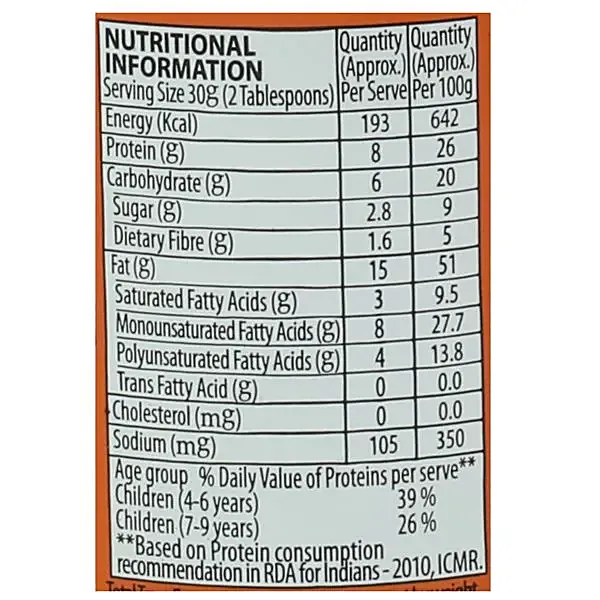
#> input picture pbd.png, 600 x 600 px
$ python main.py
#> lines starting #> are read from the running program, lines starting #| are printed output that depends on the picture; after the words box and inside, x2 and y2 are one past the last pixel; in counts of white or black regions, pixels touching at a corner belong together
#> further down, image is the input picture: shape (600, 600, 3); mean B, G, R 199.1, 202.9, 202.9
### Functions.py
import cv2
import numpy as np

def convert_image_to_grayscale(img): # returns a greyscale img
    return cv2.cvtColor(img, cv2.COLOR_BGR2GRAY)

def threshold_image(grayscale_image):
    return cv2.threshold(grayscale_image, 0, 255, cv2.THRESH_BINARY + cv2.THRESH_OTSU)[1]
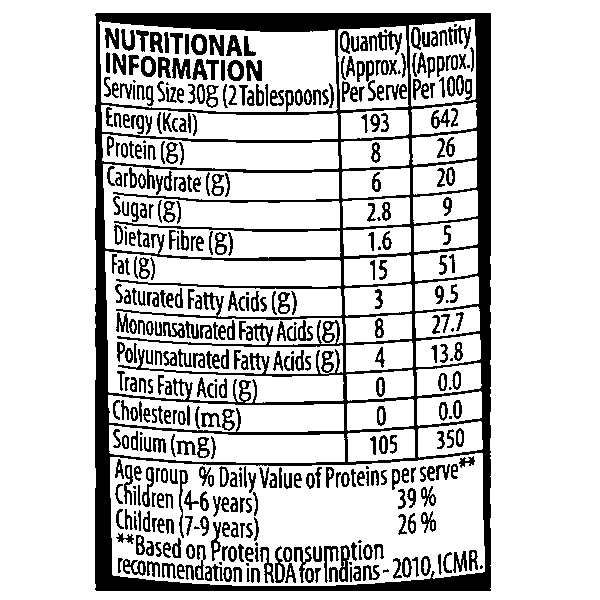
#> returned value: shape (600, 600); 80% white; 433 black regions (33 under 20 px), largest, box (x1, y1, x2, y2) and area: (95, 13, 491, 591) 37901, (369, 31, 402, 55) 324, (172, 58, 191, 79) 257

def invert_image(thresholded_image):
    return cv2.bitwise_not(thresholded_image)

def dilate_image(inverted_image):
    return cv2.dilate(inverted_image, None, iterations=5)
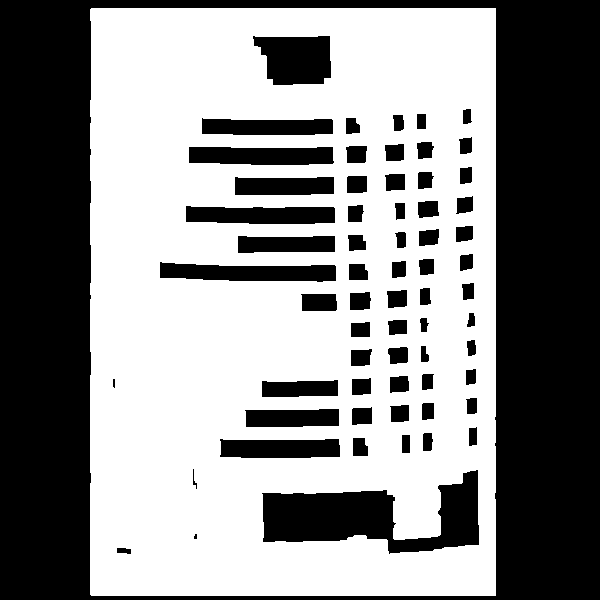
#> returned value: shape (600, 600); 54.8% white; 65 black regions (2 under 20 px), largest, box (x1, y1, x2, y2) and area: (0, 0, 600, 600) 121474, (262, 470, 479, 554) 9364, (253, 36, 331, 85) 3123

# draws green lines
# [53 lines left out: functions find_contours, filter_contours_and_leave_only_rectangles, find_largest_contour, find_largest_contour_with_rectangle, not called in this run]


def erode_vertical_lines(inverted_image):
    hor = np.array([[1,1,1,1,1,1]])
    vertical_lines_eroded_image = cv2.erode(inverted_image, hor, iterations=10)
#> vertical_lines_eroded_image: shape (600, 600); 2.7% white; 30 white regions (15 under 20 px), largest, box (x1, y1, x2, y2) and area: (125, 13, 471, 31) 4595, (125, 578, 471, 591) 2396, (210, 257, 357, 261) 313
    vertical_lines_eroded_image = cv2.dilate(vertical_lines_eroded_image, hor, iterations=10)
#> vertical_lines_eroded_image: shape (600, 600); 4.1% white; 16 white regions, largest, box (x1, y1, x2, y2) and area: (105, 13, 501, 31) 5495, (105, 578, 501, 591) 3396, (164, 168, 411, 173) 611
    # cv2.imshow('vertical_lines_eroded_image', vertical_lines_eroded_image)
    # cv2.waitKey(0)
    return vertical_lines_eroded_image


def erode_horizontal_lines(inverted_image):
    ver = np.array([[1],
            [1],
            [1],
            [1],
            [1],
            [1],
            [1]])
    horizontal_lines_eroded_image = cv2.erode(inverted_image, ver, iterations=10)
#> horizontal_lines_eroded_image: shape (600, 600); 3.2% white; 6 white regions, box (x1, y1, x2, y2) and area: (476, 43, 491, 561) 5226, (95, 43, 111, 561) 4950, (409, 76, 417, 431) 668, (338, 92, 347, 435) 574, (336, 43, 338, 78) 46, (408, 43, 409, 75) 32
    horizontal_lines_eroded_image = cv2.dilate(horizontal_lines_eroded_image, ver, iterations=10)
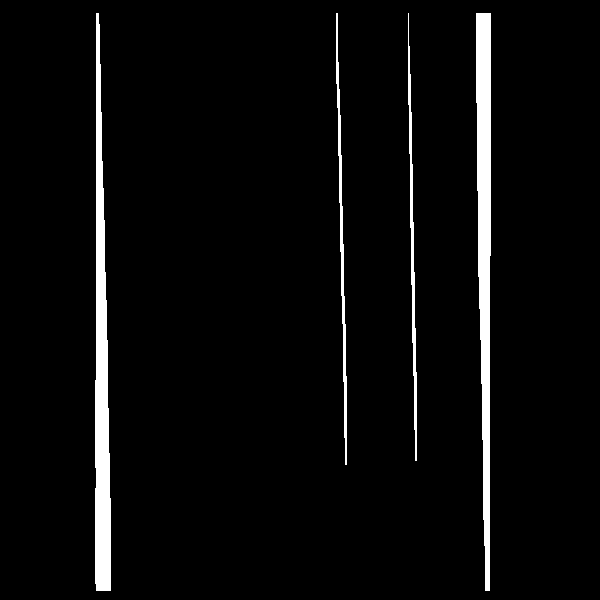
#> horizontal_lines_eroded_image: shape (600, 600); 4.1% white; 4 white regions, box (x1, y1, x2, y2) and area: (476, 13, 491, 591) 6126, (95, 13, 111, 591) 5970, (336, 13, 347, 465) 1280, (408, 13, 417, 461) 1240
    # cv2.imshow('vertical_lines_eroded_image', horizontal_lines_eroded_image)
    # cv2.waitKey(0)
    return horizontal_lines_eroded_image


def combine_eroded_images(vertical_lines_eroded_image,horizontal_lines_eroded_image):
    combined_image = cv2.add(vertical_lines_eroded_image, horizontal_lines_eroded_image)
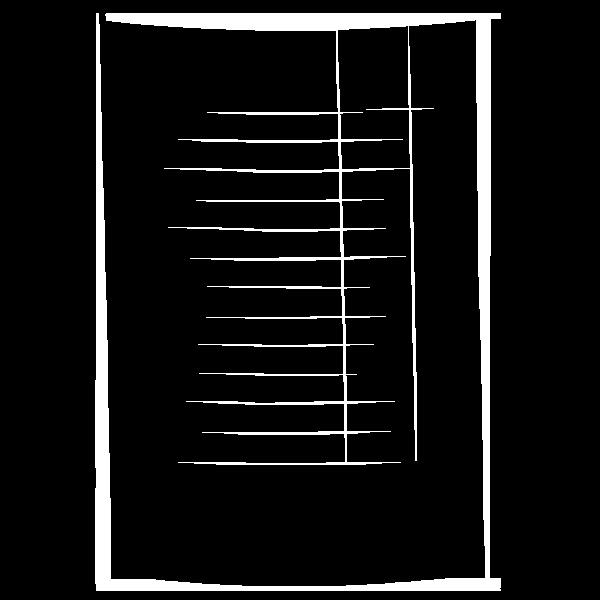
#> combined_image: shape (600, 600); 8% white; 1 white region, box (x1, y1, x2, y2) and area: (95, 13, 501, 591) 28869
    # cv2.imshow('combined_image', combined_image)
    # cv2.waitKey(0)
    return combined_image


def dilate_combined_image_to_make_lines_thicker(combined_image):
    kernel = cv2.getStructuringElement(cv2.MORPH_RECT, (2, 2))
    combined_image_dilated = cv2.dilate(combined_image, kernel, iterations=5)
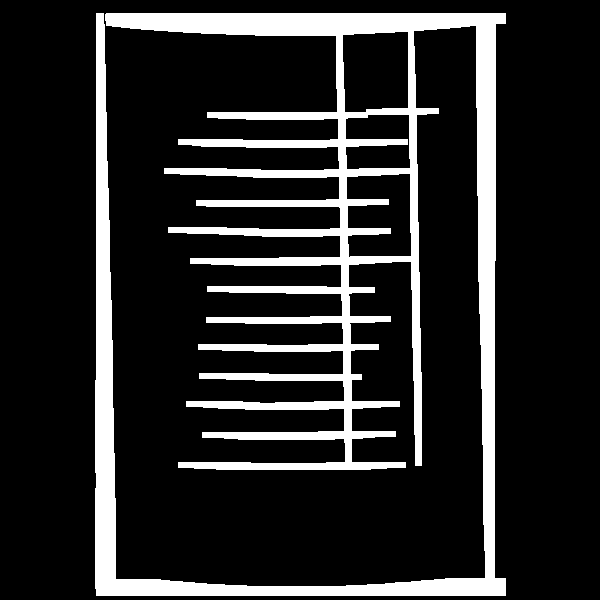
#> combined_image_dilated: shape (600, 600); 15.6% white; 1 white region, box (x1, y1, x2, y2) and area: (95, 13, 506, 596) 56062
    # cv2.imshow('combined_image_dilated', combined_image_dilated)
    # cv2.waitKey(0)
    return combined_image_dilated


def subtract_combined_and_dilated_image_from_original_image(inverted_image,combined_image_dilated):
    image_without_lines = cv2.subtract(inverted_image,combined_image_dilated)
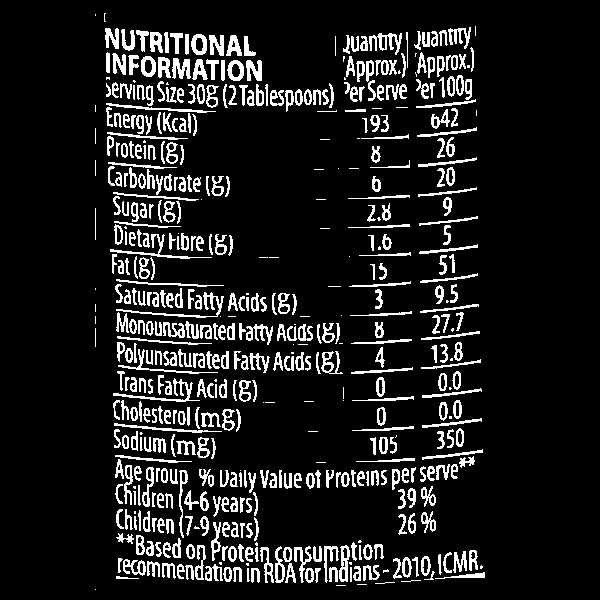
#> image_without_lines: shape (600, 600); 11.6% white in thin lines or dots, all inside (x1, y1, x2, y2) = (95, 13, 485, 590)
    # cv2.imshow('image_without_lines', image_without_lines)
    # cv2.waitKey(0)
    return image_without_lines


def remove_noise_with_erode_and_dilate(image_without_lines):
    kernel = cv2.getStructuringElement(cv2.MORPH_RECT, (2, 2))
    image_without_lines_noise_removed = cv2.erode(image_without_lines, kernel, iterations=1)
#> image_without_lines_noise_removed: shape (600, 600); 6% white in thin lines or dots, all inside (x1, y1, x2, y2) = (106, 28, 485, 583)
    image_without_lines_noise_removed = cv2.dilate(image_without_lines_noise_removed, kernel, iterations=1)
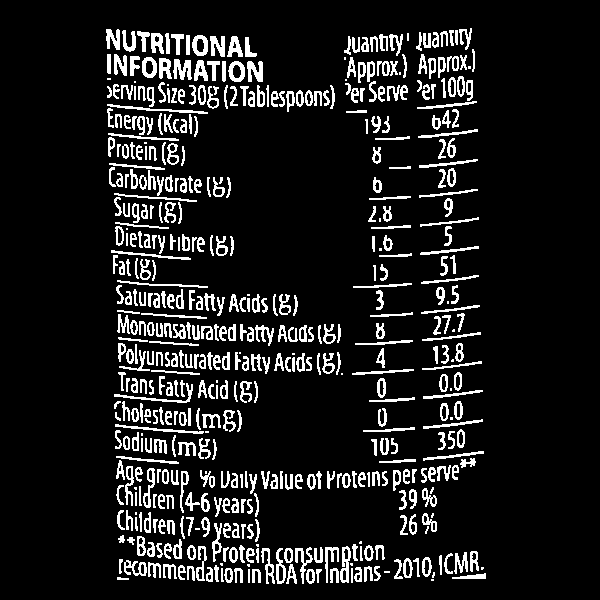
#> image_without_lines_noise_removed: shape (600, 600); 11.2% white in thin lines or dots, all inside (x1, y1, x2, y2) = (106, 28, 486, 584)
    cv2.imshow('image_without_lines_noise_removed', image_without_lines_noise_removed)
    cv2.waitKey(0)
    return image_without_lines_noise_removed


# [23 lines left out: functions dilate_imagec, find_contoursc, not called in this run]

### main.py
import OcrToTableTool as ottt
import TableExtractor as te
import TableLinesRemover as tlr
import Functions as fc
import cv2

# [14 lines of commented-out code are left out]

path_to_image = "pbd.png"
image = cv2.imread(path_to_image)

greyscaleimg=fc.convert_image_to_grayscale(image)
thresholdimg=fc.threshold_image(greyscaleimg)
invertedimg=fc.invert_image(thresholdimg)
dilatedimg=fc.dilate_image(invertedimg)

# [4 lines of commented-out code are left out]


erode_vertical_lines=fc.erode_vertical_lines(invertedimg)
erode_horizontal_lines=fc.erode_horizontal_lines(invertedimg)
combined_img=fc.combine_eroded_images(erode_vertical_lines,erode_horizontal_lines)
combined_img_dilated=fc.dilate_combined_image_to_make_lines_thicker(combined_img)
image_without_lines=fc.subtract_combined_and_dilated_image_from_original_image(invertedimg,combined_img_dilated)
fc.remove_noise_with_erode_and_dilate(image_without_lines)

# [5 lines of commented-out code are left out]

$ run again, with pb.jpg saved as pbd.png
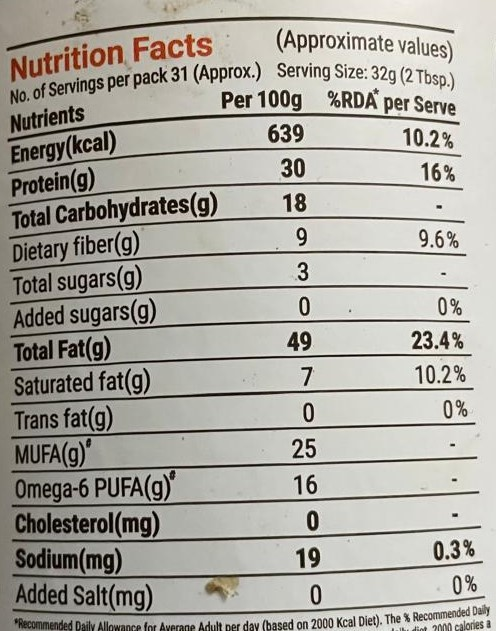
#> input picture pb.jpg, 496 x 631 px
#> image is the input picture: shape (631, 496, 3); mean B, G, R 161.3, 169, 171.6
#> in threshold_image, `return cv2.threshold(grayscale_image, 0, 255, cv2.THRESH_BINARY + cv2...`:
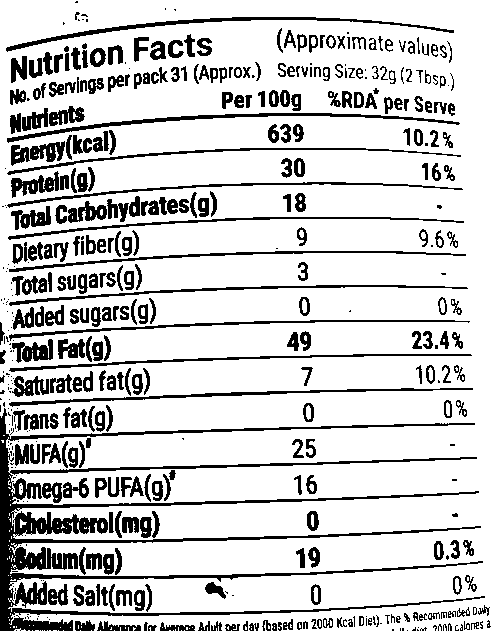
#> returned value: shape (631, 496); 81.1% white; 478 black regions (158 under 20 px), largest, box (x1, y1, x2, y2) and area: (0, 408, 485, 631) 13770, (7, 113, 460, 143) 1541, (6, 17, 454, 52) 1533
#> combined_image: shape (631, 496); 4.6% white; 17 white regions, largest, box (x1, y1, x2, y2) and area: (0, 416, 452, 631) 5054, (20, 459, 471, 473) 1147, (21, 424, 485, 438) 1146
#> combined_image_dilated: shape (631, 496); 14.1% white; 15 white regions, largest, box (x1, y1, x2, y2) and area: (0, 416, 457, 631) 13118, (21, 424, 490, 443) 3561, (21, 389, 488, 408) 3515
#> image_without_lines: shape (631, 496); 14% white; 613 white regions (266 under 20 px), largest, box (x1, y1, x2, y2) and area: (13, 513, 108, 535) 1267, (6, 21, 176, 52) 711, (11, 171, 59, 198) 597
#> in remove_noise_with_erode_and_dilate, `image_without_lines_noise_removed = cv2.dilate(image_without_lines_noi..`:
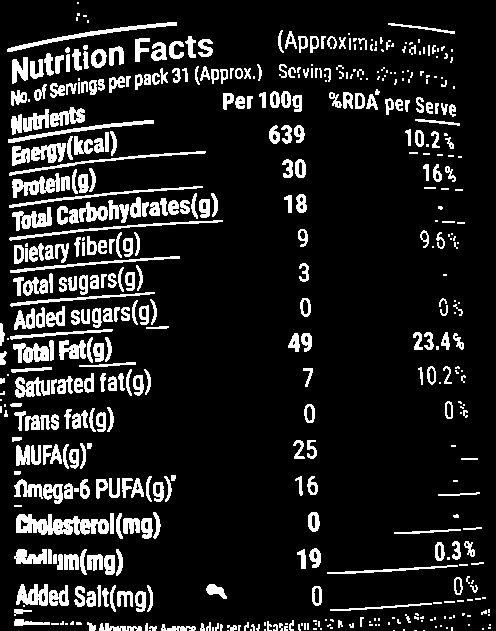
#> image_without_lines_noise_removed: shape (631, 496); 13% white; 502 white regions (182 under 20 px), largest, box (x1, y1, x2, y2) and area: (16, 514, 109, 535) 1251, (7, 22, 177, 52) 710, (12, 173, 60, 198) 588
